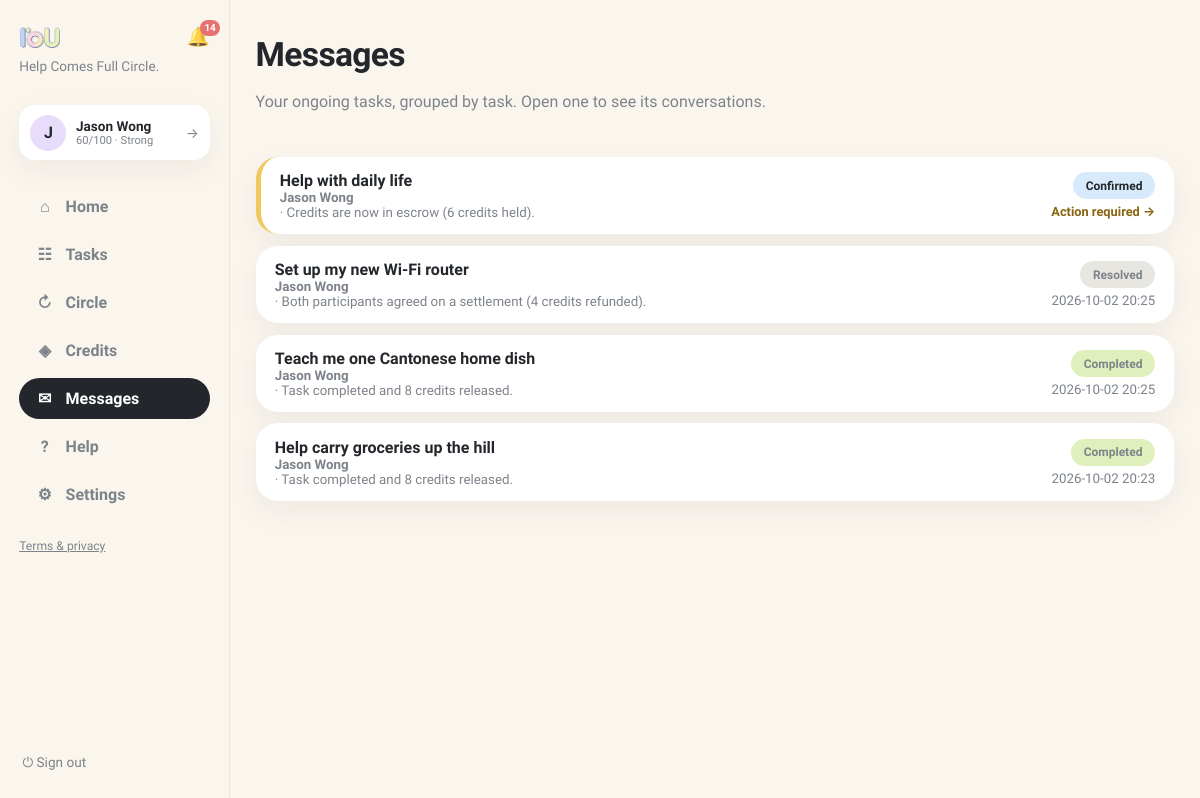
Page /messages (signed in) on the earlier database version.
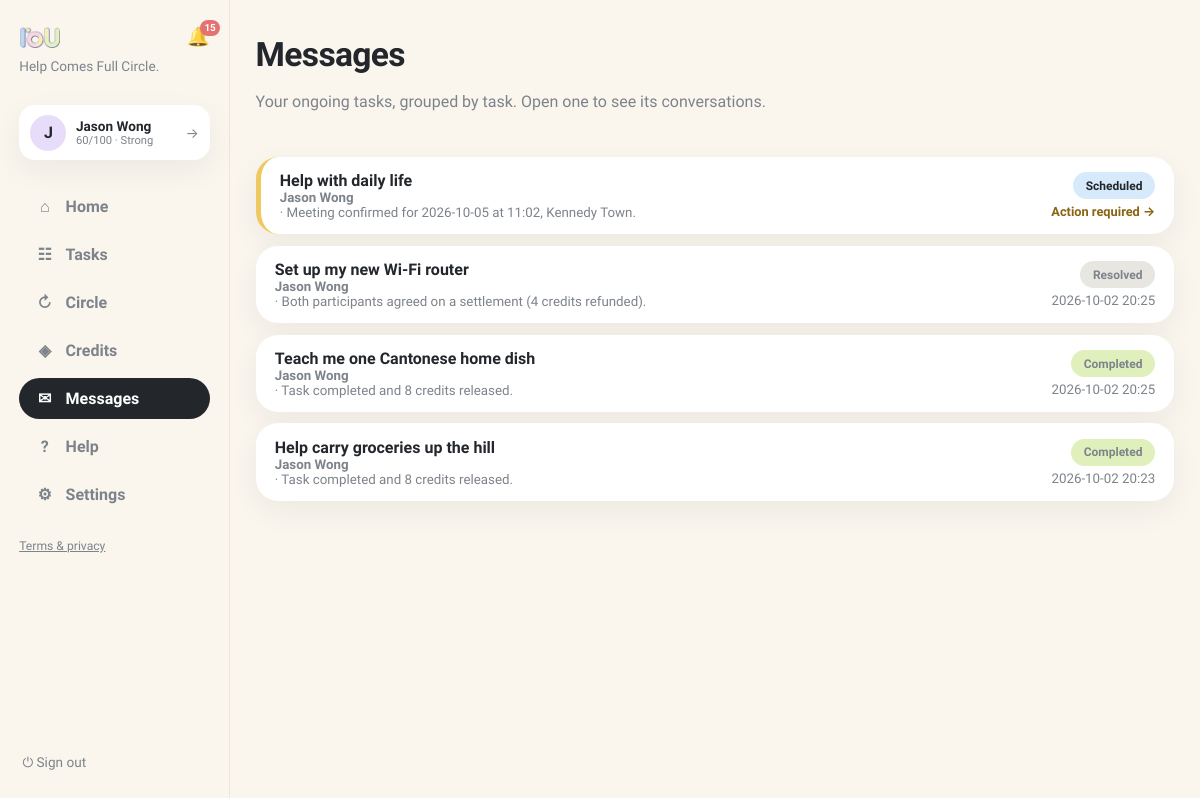
Same page on the later database version.
### tables this page shows
CREATE TABLE users (
                id INTEGER PRIMARY KEY, name TEXT NOT NULL, email TEXT UNIQUE NOT NULL,
                password TEXT NOT NULL, balance INTEGER NOT NULL DEFAULT 0,
                held_balance INTEGER NOT NULL DEFAULT 0,
                is_moderator INTEGER NOT NULL DEFAULT 0
            , language TEXT NOT NULL DEFAULT 'en', address TEXT, district TEXT, hkid TEXT, address_id TEXT, age INTEGER, birthday TEXT, skills TEXT NOT NULL DEFAULT '', community_helper INTEGER NOT NULL DEFAULT 0, created_at TEXT, consent_analytics INTEGER NOT NULL DEFAULT 0, reliability INTEGER NOT NULL DEFAULT 60, account_status TEXT NOT NULL DEFAULT 'active', analytics_consent INTEGER NOT NULL DEFAULT 0, username TEXT, bio TEXT, verification_identity TEXT NOT NULL DEFAULT 'unverified', verification_neighbourhood TEXT NOT NULL DEFAULT 'unverified', vis_photo INTEGER NOT NULL DEFAULT 1, vis_neighbourhood INTEGER NOT NULL DEFAULT 1, vis_skills INTEGER NOT NULL DEFAULT 1, vis_bio INTEGER NOT NULL DEFAULT 1, vis_completed INTEGER NOT NULL DEFAULT 1, vis_circle INTEGER NOT NULL DEFAULT 1, circle_enabled INTEGER NOT NULL DEFAULT 1);

CREATE TABLE requests (
                id INTEGER PRIMARY KEY, title TEXT NOT NULL, description TEXT NOT NULL,
                category TEXT NOT NULL, requester_id INTEGER NOT NULL,
                status TEXT NOT NULL DEFAULT 'open', provider_id INTEGER,
                requester_value INTEGER, requester_buffer INTEGER,
                provider_value INTEGER, provider_buffer INTEGER,
                agreed_value INTEGER, negotiation_deadline TEXT,
                effort_minutes INTEGER, complexity INTEGER, quality_score INTEGER,
                completed_at TEXT,
                created_at TEXT NOT NULL, location TEXT, needed_by TEXT, urgency TEXT, meetup_date TEXT, meetup_time TEXT, meetup_location TEXT, preferred_time TEXT, completion_note TEXT, completion_evidence TEXT, confirm_requester INTEGER NOT NULL DEFAULT 0, confirm_provider INTEGER NOT NULL DEFAULT 0, started_at TEXT, provider_completed_at TEXT, requester_confirmed_at TEXT, release_at TEXT, proof_path TEXT, proof_status TEXT, dispute_eligible INTEGER NOT NULL DEFAULT 1, dispute_window_days INTEGER NOT NULL DEFAULT 3, settlement_value INTEGER, circle_id INTEGER, cancel_requested_by INTEGER, cancel_reason TEXT, cancel_compensation INTEGER NOT NULL DEFAULT 0, evidence_required INTEGER NOT NULL DEFAULT 1, duration_minutes INTEGER NOT NULL DEFAULT 0,
                FOREIGN KEY(requester_id) REFERENCES users(id),
                FOREIGN KEY(provider_id) REFERENCES users(id)
            );

### app.py (the view)
@app.get("/messages", response_class=HTMLResponse)
def messages_page(request: Request):
    user = current_user(request)
    if not user:
        return RedirectResponse("/login", status_code=303)
    with db() as connection:
        threads = connection.execute(
            """SELECT r.id, r.title, r.status, r.category,
                      u.name requester_name, p.name provider_name,
                      (SELECT body FROM messages m WHERE m.request_id=r.id ORDER BY m.created_at DESC, m.id DESC LIMIT 1) last_body,
                      (SELECT created_at FROM messages m WHERE m.request_id=r.id ORDER BY m.created_at DESC, m.id DESC LIMIT 1) last_at,
                      (SELECT u2.name FROM messages m JOIN users u2 ON u2.id=m.sender_id
                        WHERE m.request_id=r.id AND m.sender_id IS NOT NULL
                        ORDER BY m.created_at DESC, m.id DESC LIMIT 1) last_sender_name,
                      (SELECT COUNT(*) FROM messages m WHERE m.request_id=r.id) msg_count,
                      (SELECT COUNT(*) FROM messages m
                        LEFT JOIN thread_reads tr ON tr.request_id=m.request_id AND tr.user_id=?
                        WHERE m.request_id=r.id AND m.sender_id IS NOT NULL AND m.sender_id != ?
                          AND m.id > COALESCE(tr.last_read_id, 0)) unread_count
               FROM requests r JOIN users u ON u.id=r.requester_id
               LEFT JOIN users p ON p.id=r.provider_id
               WHERE (r.requester_id=? OR r.provider_id=?
                      OR EXISTS (SELECT 1 FROM request_participants rp
                                 WHERE rp.request_id=r.id AND rp.user_id=?))
                 AND EXISTS (SELECT 1 FROM messages m WHERE m.request_id=r.id)
               ORDER BY last_at DESC""",
            (user["id"], user["id"], user["id"], user["id"], user["id"]),
        ).fetchall()
        exchanges = []
        for t in threads:
            item = load_request(connection, t["id"])
            needs, cta, label, href = exchange_flag(connection, item, user["id"])
            exchanges.append({"t": t, "needs": needs, "cta": cta, "label": label, "href": href})
        exchanges.sort(key=lambda e: not e["needs"])
    return render(request, "messages.html", page="messages", exchanges=exchanges)

### templates/messages.html (shortened to what this page needs)
{% extends "base.html" %}
{% block content %}
<header class="page-head">
  <div>
    <h1>Messages</h1>
    <p class="muted">Your ongoing tasks, grouped by task. Open one to see its conversations.</p>
  </div>
</header>
<div class="exchange-table">
{% for e in exchanges %}
  <a class="exchange-row card {% if e.needs %}needs{% endif %}" href="{{ e.href }}">
    <div class="ex-main">
      <b>{{ e.t.title }}{% if e.t.unread_count %}<span class="thread-unread">● {{ e.t.unread_count }}</span>{% endif %}</b>
      <small class="ex-preview">{% if e.t.last_sender_name %}<b class="ex-sender">{{ e.t.last_sender_name }}</b> · {% endif %}{{ e.t.last_body[:80] }}</small>
    </div>
    <div class="ex-side">
      <span class="status s-{{ e.t.status }}">{{ status_labels[e.t.status] if e.t.status in status_labels else e.t.status.replace('_',' ') }}</span>
      {% if e.needs %}<span class="ex-action">Action required →</span>
      {% else %}<small class="muted">{{ e.t.last_at[:16].replace('T',' ') }}</small>{% endif %}
    </div>
  </a>
{% else %}
  <div class="card"><p class="empty">No messages yet. Offer to help someone on the Community board and it appears here. <a href="/browse">Go to Community →</a></p></div>
{% endfor %}
</div>
{% endblock %}

### templates/base.html (shortened to what this page needs)
<!doctype html>
<html lang="en"><head><link rel="stylesheet" href="/static/style.css"></head>
<body class="app-body">
<nav class="sidebar">
  <div class="brand-row">
    <a class="brand" href="/"><img class="brand-logo" src="/static/iou-logo2.png" alt="IoU"></a>
    {% if user %}
    <a class="bell {% if page == 'notifications' %}active{% endif %}" href="/notifications" title="Notifications">🔔{% if unread_notifs or unread_msgs %}<span class="bell-badge">{{ (unread_notifs or 0) + (unread_msgs or 0) }}</span>{% endif %}</a>
    {% endif %}
  </div>
  <p class="brand-tag">Help Comes Full Circle.</p>
  {% if user %}
  <a class="side-user" href="/profile" title="Your profile">
    <div class="avatar">{{ user.name[0] }}</div>
    {% set sc = user.reliability if user.reliability is not none else 60 %}
    {% set lab = 'Suspended' if sc <= 0 else ('Restricted' if sc < 30 else ('Limited' if sc < 60 else ('Strong' if sc < 80 else 'Excellent'))) %}
    <div class="sidebar-user-meta"><b>{{ user.name }}</b>
      <small>{{ sc }}/100 · {{ lab }}</small>
    </div>
    <span class="side-user-arrow">→</span>
  </a>
  <div class="nav-links">
    <a class="nav-link {% if page == 'home' %}active{% endif %}" href="/"><span class="nav-ico">⌂</span>Home</a>
    <a class="nav-link {% if page == 'browse' %}active{% endif %}" href="/browse"><span class="nav-ico">☷</span>Tasks</a>
    <a class="nav-link {% if page == 'circle' %}active{% endif %}" href="/chain-invitations"><span class="nav-ico">↻</span>Circle{% if circle_pending %}<span class="unread-dot"></span>{% endif %}</a>
    <a class="nav-link {% if page == 'credits' %}active{% endif %}" href="/history"><span class="nav-ico">◈</span>Credits</a>
    <a class="nav-link {% if page == 'messages' %}active{% endif %}" href="/messages"><span class="nav-ico">✉</span>Messages{% if unread_msgs %}<span class="unread-dot"></span>{% endif %}</a>
    <a class="nav-link {% if page == 'help' %}active{% endif %}" href="/help"><span class="nav-ico">?</span>Help</a>
    <a class="nav-link {% if page == 'account' %}active{% endif %}" href="/account"><span class="nav-ico">⚙</span>Settings</a>
  </div>
  <p class="nav-footer"><a href="/legal">Terms &amp; privacy</a></p>
  <form method="post" action="/logout" class="side-logout"><button class="link-button" title="Sign out">⏻ Sign out</button></form>
  {% else %}
  <div class="nav-links">
    <a class="nav-link" href="/login"><span class="nav-ico">→</span>Sign in</a>
    <a class="nav-link" href="/register"><span class="nav-ico">＋</span>Create account</a>
  </div>
  <p class="nav-footer"><a href="/legal">Terms &amp; privacy</a></p>
  {% endif %}
</nav>
<main class="content {% block content_class %}{% endblock %}">{% block content %}{% endblock %}</main>
</body></html>

Differences in the rows shown:
computed for users "Jason Wong": t "Credits are now in escrow (6 credits held)." → "Meeting confirmed for 2026-10-05 at 11:02, Kennedy Town."
changed requests: status "Confirmed" → "Scheduled"
Other differences:
{{ (unread_notifs or 0) + (unread_msgs or 0) }}: "14" → "15"
